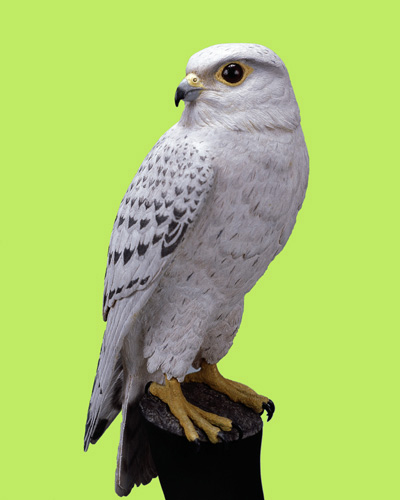
#> input picture exPraticos/imageDatabase/falcon.jpg, 400 x 500 px
$ jupyter execute --allow-errors lab1.ipynb   (older library calls are emulated)   (text cells are left out)
#> lines starting #> are read from the running program, lines starting #| are printed output that depends on the picture; after the words box and inside, x2 and y2 are one past the last pixel; in counts of white or black regions, pixels touching at a corner belong together
[cell 1]
import cv2
import numpy as np
import matplotlib.pyplot as plt
from aux_func import bwLabel
from aux_func import psColor

[cell 2]
image = cv2.imread('imageDatabase/lego01.jpg')

[cell 3]
cv2.imshow('Image',image)
cv2.waitKey(0)
cv2.destroyAllWindows()

#> (a cell that did not finish here is left out)

[cell 5]
# [11 lines of commented-out code are left out]

#> (a cell that did not finish here is left out)

[cell 7]
newImage = cv2.imread('imageDatabase/falcon.jpg')
#> newImage is the input picture: shape (500, 400, 3); mean B, G, R 105.6, 194.6, 167
mask = cv2.imread('imageDatabase/mask.png')
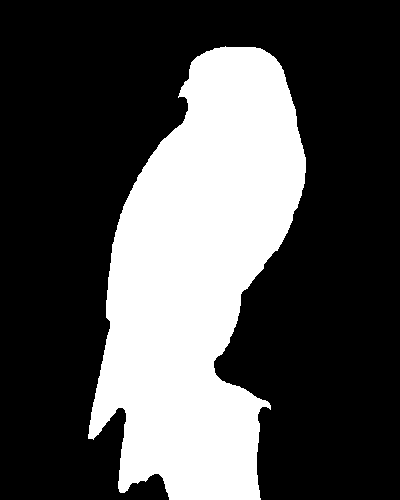
#> input picture exPraticos/imageDatabase/mask.png, 400 x 500 px
#> mask is the input picture: shape (500, 400, 3); 30.8% white; 1 white region, box (x1, y1, x2, y2) and area: (88, 46, 306, 500) 61687
background = cv2.imread('imageDatabase/florest.jpg')
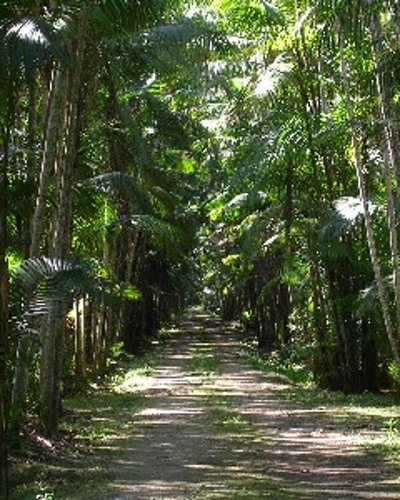
#> input picture exPraticos/imageDatabase/florest.jpg, 400 x 500 px
#> background is the input picture: shape (500, 400, 3); mean B, G, R 55.8, 85.6, 75.2
imageOut = cv2.multiply(newImage/255,mask/255)
backgroundMask = cv2.multiply(background/255,(255-mask)/255)
imageFinal = cv2.add(imageOut,backgroundMask)


cv2.imshow('Image',imageFinal)
cv2.waitKey(0)
cv2.destroyAllWindows()

[cell 8]
Image2 = cv2.imread('imageDatabase/falcon.jpg')
mask2 = cv2.inRange(Image2,np.array([81,236,192]),np.array([121,256,212]))
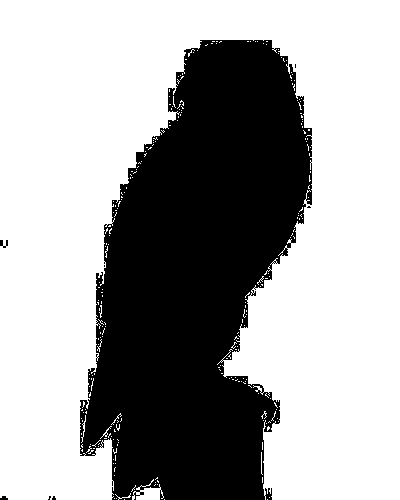
#> mask2: shape (500, 400); 64.2% white; 8 black regions (5 under 20 px), largest, box (x1, y1, x2, y2) and area: (80, 40, 312, 500) 71570, (0, 240, 8, 248) 36, (0, 496, 8, 500) 24
print(Image2.shape)
#| (500, 400, 3)
print(mask2.shape)
#| (500, 400)
mask2 = 255 - mask2
mask2 = cv2.cvtColor(mask2,cv2.COLOR_GRAY2RGB)
background2 = cv2.imread('imageDatabase/florest.jpg')
imageOut2 = cv2.multiply(Image2/255,mask2/255)
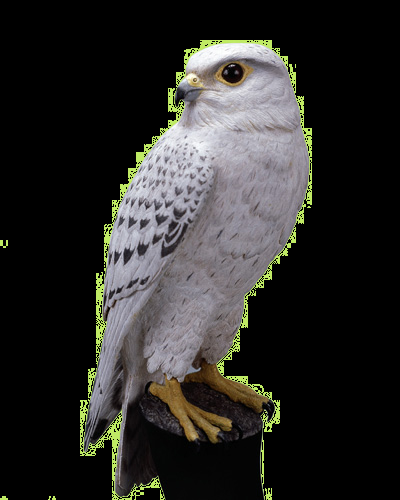
#> imageOut2: shape (500, 400, 3) float64; mean B, G, R 0.16, 0.169, 0.172
backgroundMask2 = cv2.multiply(background2/255,(255-mask2)/255)
FinalImage = cv2.add(imageOut2,backgroundMask2)

# cv2.imshow('Image',imageOut2)
# cv2.waitKey(0)
# cv2.destroyAllWindows()
plt.imshow(imageOut2)

[cell 9]
blurImage = cv2.blur(imageFinal,(10,10))
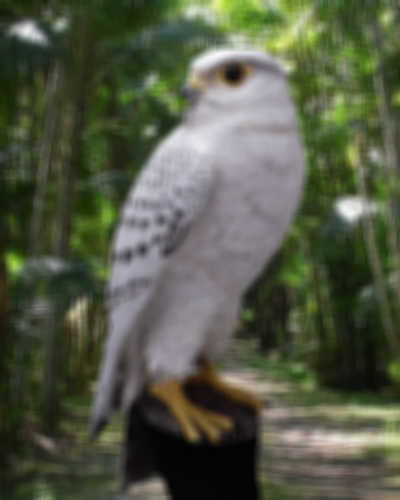
#> blurImage: shape (500, 400, 3) float64; mean B, G, R 0.277, 0.355, 0.333
cv2.imshow('Image',blurImage)
cv2.waitKey(0)
cv2.destroyAllWindows()

[cell 10]
#Rotação

height, width = imageFinal.shape[:2]
#> height = 500; width = 400
center = (width/2,height/2)
#> center = (200, 250)

getRotated = cv2.getRotationMatrix2D(center=center,angle=180,scale=1)

rotatedImage = cv2.warpAffine(src=imageFinal,M=getRotated,dsize=(width,height))
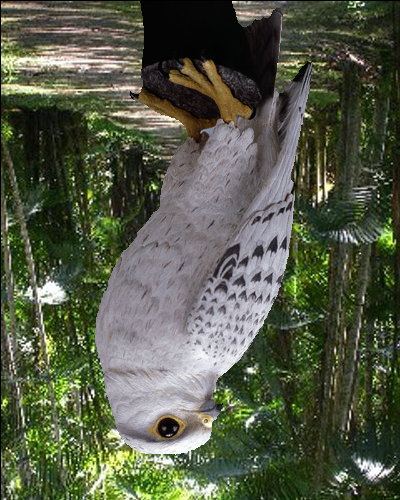
#> rotatedImage: shape (500, 400, 3) float64; mean B, G, R 0.277, 0.353, 0.332

cv2.imshow("Rotated Image", rotatedImage)
cv2.waitKey(0)
cv2.destroyAllWindows()

[cell 11]
#Translação

M = np.float32([[1,0,47],[0,1,65]])
translatedImage = cv2.warpAffine(src=imageFinal,M=M,dsize=(width,height))
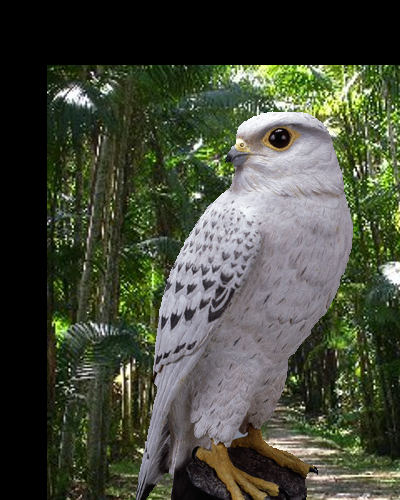
#> translatedImage: shape (500, 400, 3) float64; mean B, G, R 0.229, 0.287, 0.269

cv2.imshow("Translated Image", translatedImage)
cv2.waitKey(0)
cv2.destroyAllWindows()

[cell 12]
# imageGray = cv2.cvtColor(imageFinal,cv2.COLOR_RGB2GRAY)
brainImage = cv2.imread('imageDatabase/lego11.jpg')
#> (the rest of this cell did not finish here and is left out)

[cell 13]
image = cv2.imread('imageDatabase/lego01.jpg', cv2.COLOR_BGR2GRAY)

#> (the rest of this cell did not finish here and is left out)

#> (a cell that did not finish here is left out)

#> (a cell that did not finish here is left out)

[cell 16]
kernel = cv2.getStructuringElement(cv2.MORPH_ELLIPSE,(11,11),(-1,-1))
kernel = cv2.getStructuringElement(cv2.MORPH_RECT,(3,3))
# erosion = cv2.erode(thresh,kernel,iterations=1)
#> (the rest of this cell did not finish here and is left out)

#> (a cell that did not finish here is left out)

#> (a cell that did not finish here is left out)

#> (a cell that did not finish here is left out)

[cell 20]
image = cv2.imread('imageDatabase/lego11.jpg')

# Grayscale
#> (the rest of this cell did not finish here and is left out)

[cell 21]
# [6 lines of commented-out code are left out]

[cell 22]
# cv2.imshow('BW image',bw)
# cv2.waitKey(0)
# cv2.destroyAllWindows()

[cell 23]
# strElem = cv2.getStructuringElement(cv2.MORPH_ELLIPSE,(11,11),(-1,-1))

# bw1 = cv2.morphologyEx(bw,cv2.MORPH_CLOSE,kernel)
# plt.imshow(bw1,'gray',vmin=0,vmax=255)

[cell 24]
# cv2.imshow('BW image',bw1)
# cv2.waitKey(0)
# cv2.destroyAllWindows()

[cell 25]
print('H- angle/2')
print('S- Saturation')
print('V- max value')
print()
bgr_color = np.array([[[100, 0, 0]]], dtype=np.uint8)
print(cv2.cvtColor(bgr_color,cv2.COLOR_BGR2HSV))
print()
bgr_color = np.array([[[0, 100, 0]]], dtype=np.uint8)
print(cv2.cvtColor(bgr_color,cv2.COLOR_BGR2HSV))
print()
bgr_color = np.array([[[0, 0, 100]]], dtype=np.uint8)
print(cv2.cvtColor(bgr_color,cv2.COLOR_BGR2HSV))
print()
bgr_color = np.array([[[0, 100, 100]]], dtype=np.uint8)
print(cv2.cvtColor(bgr_color,cv2.COLOR_BGR2HSV))
print()
bgr_color = np.array([[[100, 0, 100]]], dtype=np.uint8)
print(cv2.cvtColor(bgr_color,cv2.COLOR_BGR2HSV))
print()
bgr_color = np.array([[[100, 100, 0]]], dtype=np.uint8)
print(cv2.cvtColor(bgr_color,cv2.COLOR_BGR2HSV))
print()
bgr_color = np.array([[[100, 100,50]]], dtype=np.uint8)
print(cv2.cvtColor(bgr_color,cv2.COLOR_BGR2HSV))
print()
bgr_color = np.array([[[120, 60, 30]]], dtype=np.uint8)
print(cv2.cvtColor(bgr_color,cv2.COLOR_BGR2HSV))
print()

[cell 26]
image = cv2.imread('imageDatabase/falcon.jpg')
cv2.imshow ('Image', image)

cv2.waitKey(0)
cv2.destroyAllWindows()

[cell 27]
imageNew = cv2.cvtColor(image,cv2.COLOR_BGR2HSV)
#> imageNew: shape (500, 400, 3); mean H, S, V 62.2, 108.7, 197.6
cv2.imshow ('Image', imageNew)

cv2.waitKey(0)
cv2.destroyAllWindows()

[cell 28]
nbinH = 255
binsInH = np.arange(nbinH+1)
histH, binEdgeH = np.histogram(imageNew[:,:,0],bins=binsInH)
#> histH = 255 values, max 130129 at index 40, min 0 at index 59, mean 784.3; binEdgeH = 256 values from 0 to 255


nbins = 255
binsInS = np.arange(nbins+1)
histS, binEdgeS = np.histogram(imageNew[:,:,1],bins=binsInS)
#> histS = 255 values, max 127442 at index 146, min 0 at index 252, mean 784.3; binEdgeS = 256 values from 0 to 255

nbinV = 255
binsInV = np.arange(nbinV+1)
histV, binEdgeV = np.histogram(imageNew[:,:,2],bins=binsInV)
#> histV = 255 values, max 127668 at index 236, min 19 at index 0, mean 784.3; binEdgeV = 256 values from 0 to 255

fig, axs = plt.subplots(3,1)
width = 0.35
axs[0].bar(binsInH[:-1],histH,width,color='r')

axs[1].bar(binsInS[:-1],histS,width,color='g')

axs[2].bar(binsInV[:-1],histV,width,color='b')
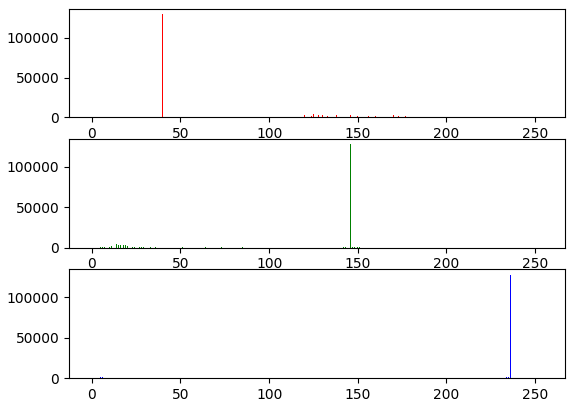
#> figure drawn by matplotlib, 3 panels; panel 1: tallest bar 130129 high, from x = 39.83 to 40.18; panel 2: tallest bar 127442 high, from x = 145.8 to 146.2; panel 3: tallest bar 127668 high, from x = 235.8 to 236.2

[cell 29]
imagem = cv2.imread('imageDatabase/lily-lotus-flowers.jpg')

#> (the rest of this cell did not finish here and is left out)

[cell 30]
import cv2
import numpy as np
import time
camera = 0
cam = cv2.VideoCapture(camera)
time.sleep(2)
running = True
key = None
while running:
    flag, Bframe = cam.read()
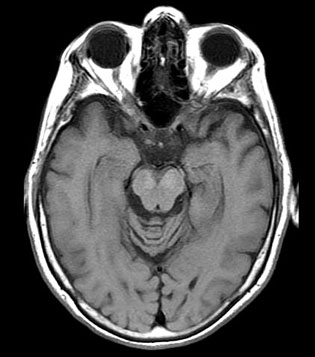
#> input picture exPraticos/imageDatabase/BrainMRI_Axial.jpg, 315 x 357 px, given in place of the camera
#> Bframe is the input picture: shape (357, 315, 3); min 0, max 255, mean 76.4
    if flag:
        cv2.imshow('Image',Bframe)
        key = cv2.waitKey(1)
#> (key q is pressed here)
    if key==27:
        running = False

strElem = cv2.getStructuringElement(cv2.MORPH_ELLIPSE,(5,5),(-1,-1))
#> strElem = [[0, 0, 1, 0, 0], [1, 1, 1, 1, 1], [1, 1, 1, 1, 1], [1, 1, 1, 1, 1], [0, 0, 1, 0, 0]]
minArea = 100
threshold = 80
running = True
while running:
    flag, frame = cam.read()
    if flag:
        frameDiff = cv2.absdiff(frame,Bframe)
#> frameDiff: shape (357, 315, 3); every value is 0
        thr, bw3 = cv2.threshold(frameDiff, threshold,1,cv2.THRESH_BINARY)
#> thr = 80
        bw = np.uint8((bw3.sum(axis=2)>0)*255)
#> bw: shape (357, 315); every value is 0
        bw1 = cv2.medianBlur(bw,5)
        bw1 = cv2.morphologyEx(bw1,cv2.MORPH_CLOSE,strElem)
        if bw1.sum():
            (contourSeq, [contourHierarchy]) = cv2.findContours(bw1,cv2.RETR_EXTERNAL,cv2.CHAIN_APPROX_SIMPLE)
            for i in range(len(contourSeq)):
                thisArea = cv2.contourArea(contourSeq[i])
                if(thisArea>minArea):
                    cv2.drawContours(frame,contourSeq,i,(255,0,0),2)
                    bb = cv2.boundingRect(contourSeq[i])
                    cv2.rectangle(frame,bb[0:2],(bb[0]+bb[2],bb[1]+bb[3]),(0,0,255),2)
        cv2.imshow('Image',frame)
    key = cv2.waitKey(1)
#> (key q is pressed here)
    if(key==27):
        running=False

cv2.destroyAllWindows()

[cell 31]
import cv2
import numpy as np
import time

camera = 0
cam = cv2.VideoCapture(camera)

thr = 10
kernelSize = 9
previousFrame = None
kernel = cv2.getStructuringElement(cv2.MORPH_ELLIPSE,(kernelSize,kernelSize),(-1,-1))

while True:
    flag, img = cam.read()
    if flag:
        imgE = cv2.medianBlur(img,kernelSize)
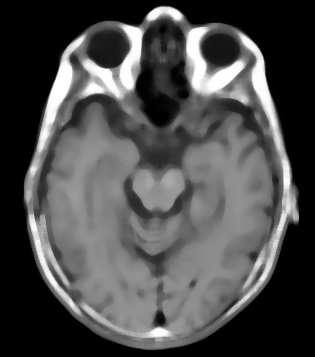
#> imgE: shape (357, 315, 3); min 0, max 255, mean 76.2
        if previousFrame is None:
            previousFrame = img
        diff_image = cv2.absdiff(img,previousFrame)
        _ ,bw1 = cv2.threshold(diff_image,thr,255,cv2.THRESH_BINARY)
        _, bw2 = cv2.threshold(np.uint8(bw1.sum(axis=2)),1,255,cv2.THRESH_BINARY)
        erode_image = cv2.erode(bw2,kernel)
        dilate_image = cv2.dilate(erode_image,kernel,iterations=2)
        (num_labels,label_image,stats,centroids) = cv2.connectedComponentsWithStats(dilate_image)
#> label_image: shape (357, 315) int32; every value is 0
#> num_labels = 1; stats = [[0, 0, 315, 357, 112455]]; centroids = [[157, 178]]
        previousFrame = img.copy()
        motionFlag = False
        for i in range(1,num_labels):
            if(stats[i,4]>0.05*bw2.shape[0]*bw2.shape[1]):
                cv2.rectangle(img,(stats[i,0],stats[i,1]),(stats[i,0]+stats[i,2],stats[i,1]+stats[i,3]),(0,0,255),thickness=2)
                motionFlag = True
        if motionFlag:
            cv2.putText(img, 'Motion Detected', (0,30),cv2.FONT_HERSHEY_SIMPLEX,1,(0,0,255))

        cv2.imshow('Video in',img)

    key = cv2.waitKey(100)
#> (key q is pressed here)
    if key==27:
        cv2.destroyAllWindows()
        cam.release()
        break
